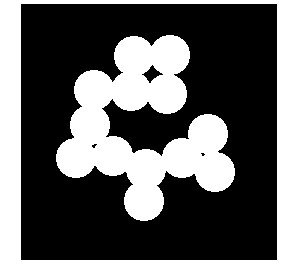
#> input picture Chapter 10/Images/circles.jpg, 295 x 269 px, found by its file name
$ python hitormiss.py
#> lines starting #> are read from the running program, lines starting #| are printed output that depends on the picture; after the words box and inside, x2 and y2 are one past the last pixel; in counts of white or black regions, pixels touching at a corner belong together
from skimage.morphology import binary_erosion
import skimage.io as io
import numpy as np
import matplotlib.pyplot as plt
from skimage.color import rgb2gray

t= io.imread('D://Dataset//circles.jpg')
#> t is the input picture: shape (269, 295, 3); min 0, max 255, mean 95
t_gray = rgb2gray(t)
b1= np.array([[0,1,1,0],[1,1,1,1],[1,1,1,1],[0,1,1,0]])
b2=np.ones((6,6), dtype=bool);

b2[1:5,1:5]= 1-b1
tb1=binary_erosion(t_gray,b1);
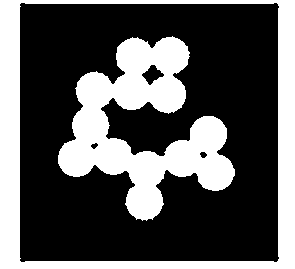
#> tb1: shape (269, 295) bool; 34.4% white; 2 white regions, box (x1, y1, x2, y2) and area: (58, 36, 235, 221) 14264, (0, 0, 295, 269) 13033
tb2=binary_erosion(1-t_gray,b2);
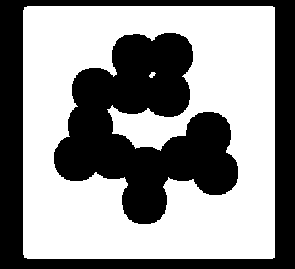
#> tb2: shape (269, 295) bool; 56.6% white; 2 black regions, box (x1, y1, x2, y2) and area: (54, 33, 238, 224) 18812, (0, 0, 295, 269) 15617
result = np.where((tb1 & tb2) == 1)
#> result = (empty array, empty array)

print(result)
#| (array([], dtype=int64), array([], dtype=int64))

plt.subplot(1,3,1)
plt.axis('off')
plt.imshow(t,cmap='gray')

plt.subplot(1,3,2)
plt.axis('off')
plt.imshow(tb1,cmap='gray')

plt.subplot(1,3,3)
plt.axis('off')
plt.imshow(tb2,cmap='gray')

plt.show()
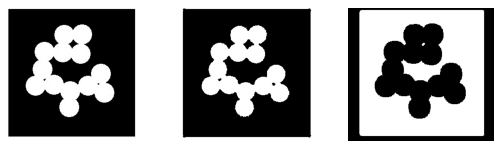
#> figure drawn by matplotlib, 3 panels

$ run again, with Chapter 10/Images/nicework.png saved as Chapter 10/Images/circles.jpg
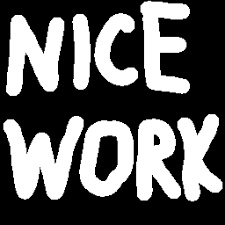
#> input picture Chapter 10/Images/nicework.png, 225 x 225 px, found by its file name
#> t is the input picture: shape (225, 225, 3); min 0, max 255, mean 98
#> tb1: shape (225, 225) bool; 33.4% white; 8 white regions, largest, box (x1, y1, x2, y2) and area: (5, 118, 83, 199) 3254, (8, 17, 64, 95) 2571, (141, 0, 189, 93) 2316
#> `tb2=binary_erosion(1-t_gray,b2);`:
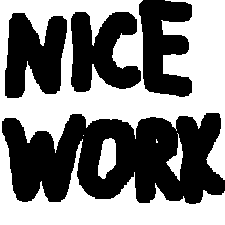
#> tb2: shape (225, 225) bool; 50.3% white; 4 black regions, box (x1, y1, x2, y2) and area: (2, 113, 225, 204) 14173, (5, 13, 67, 98) 3772, (71, 12, 141, 92) 3725, (139, 0, 192, 97) 3488
#> result = (empty array, empty array)
#| (array([], dtype=int64), array([], dtype=int64))
#> `plt.show()`:
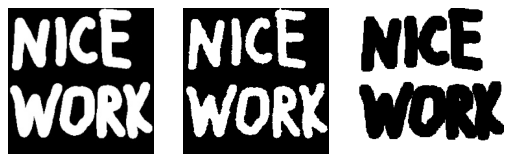
#> figure drawn by matplotlib, 3 panels
